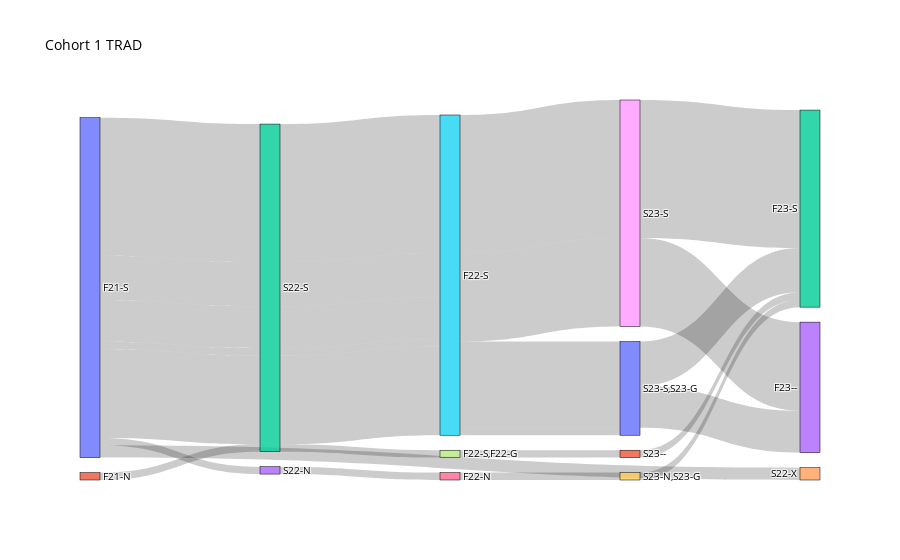

Write notebook code for a chart like this one.
### Code cell
# TRAD CO 1
pd.set_option('display.max_rows', None)
pd.set_option('display.max_columns', None)


fig = go.Figure(data=[go.Sankey(
    node=dict(
        pad=15,
        thickness=20,
        line=dict(color="black", width=0.5),
        label=['F21-S','F21-N','S22-S','S22-N','S22-X','F22-S','F22-N','F22-S,F22-G','S23-S','S23-N,S23-G','S23-S,S23-G','S23--','F23-S','F23--'],
    ),
    link=dict(
        source=[0,2,5,8, 8, 0,2,5, 10,10,0,2,5, 0,3,6,9, 0,2,7, 11,0,1,2,5, 0,2,5,0,2,5],
        target=[2,5,8,12,13,2,5,10,12,13,2,5,10,3,6,9,12,2,7,11,12,4,2,5,10,2,5,8,2,5,8],
        value= [56,56,56,56,36,18,18,18,18,17,17,17,17,3,3,3,3,3,3,3,3,5,3,3,3,36,36,36]  
    ),
)])

# Update layout settings if needed
fig.update_layout(title_text="Cohort 1 TRAD",
                  font=dict(size=10, color="black"),
                  )
fig.show()

### Figure 1 — Plotly figure (JSON) as saved in the notebook; plotly's stock layout.template omitted (floating-point values rounded to 4 significant figures)
{"data": [{"link": {"source": [0, 2, 5, 8, 8, 0, 2, 5, 10, 10, 0, 2, 5, 0, 3, 6, 9, 0, 2, 7, 11, 0, 1, 2, 5, 0, 2, 5, 0, 2, 5], "target": [2, 5, 8, 12, 13, 2, 5, 10, 12, 13, 2, 5, 10, 3, 6, 9, 12, 2, 7, 11, 12, 4, 2, 5, 10, 2, 5, 8, 2, 5, 8], "value": [56, 56, 56, 56, 36, 18, 18, 18, 18, 17, 17, 17, 17, 3, 3, 3, 3, 3, 3, 3, 3, 5, 3, 3, 3, 36, 36, 36]}, "node": {"label": ["F21-S", "F21-N", "S22-S", "S22-N", "S22-X", "F22-S", "F22-N", "F22-S,F22-G", "S23-S", "S23-N,S23-G", "S23-S,S23-G", "S23--", "F23-S", "F23--"], "line": {"color": "black", "width": 0.5}, "pad": 15, "thickness": 20}, "type": "sankey"}], "layout": {"autosize": true, "font": {"color": "black", "size": 10}, "title": {"text": "Cohort 1 TRAD"}}}
